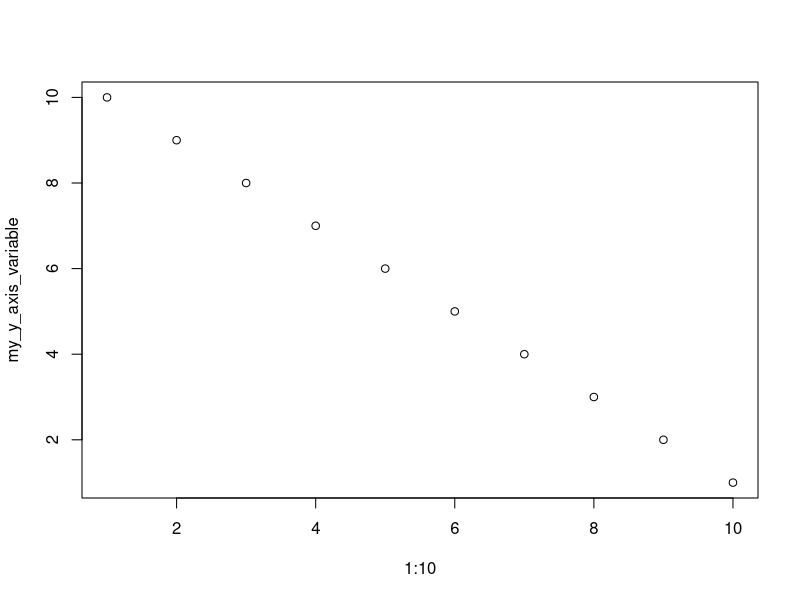
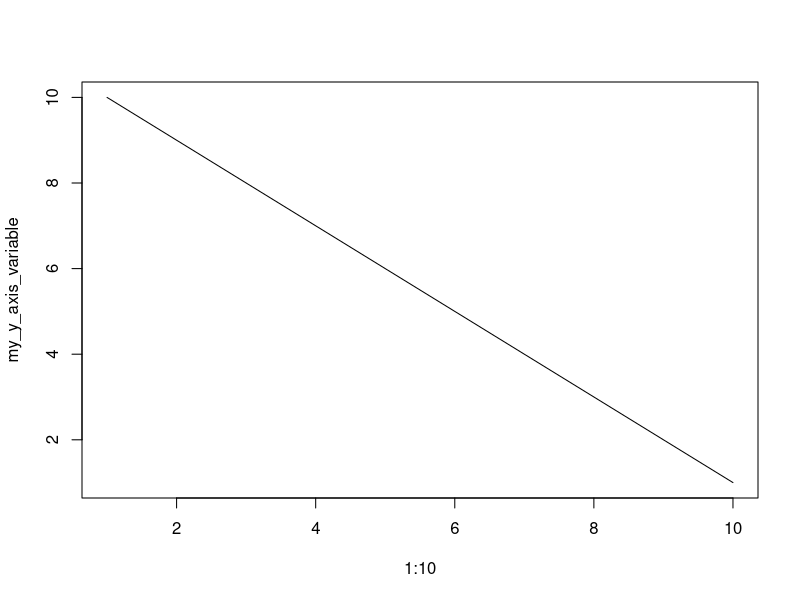
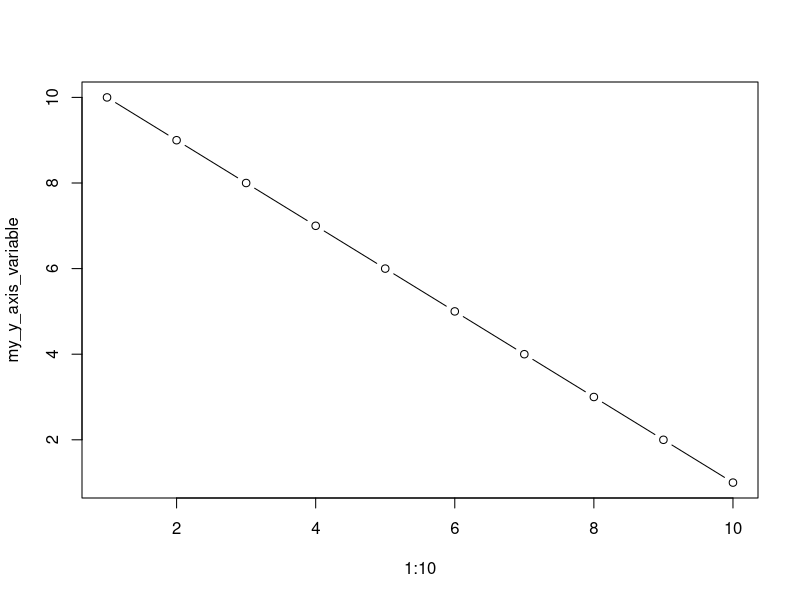
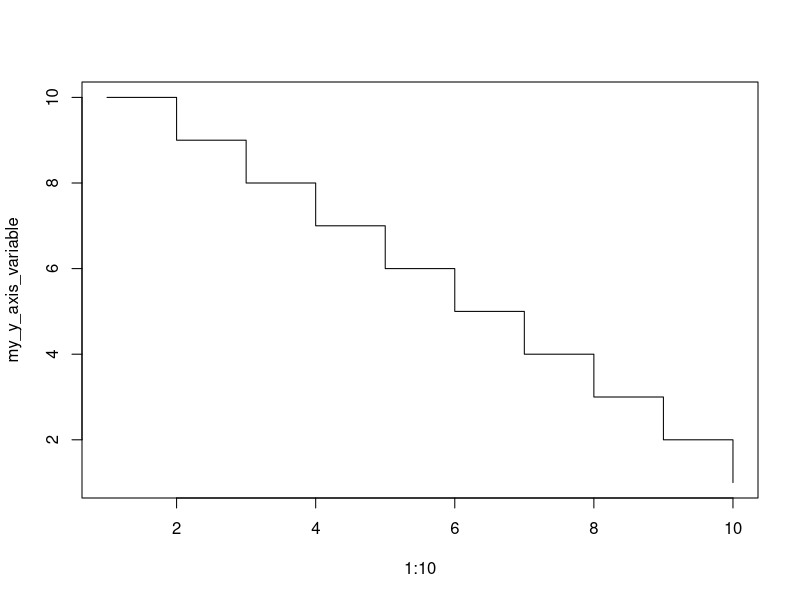
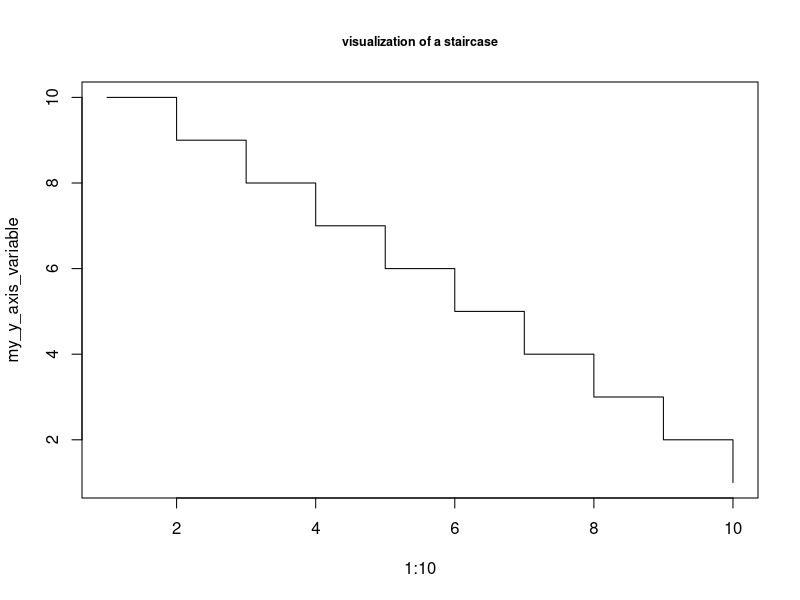
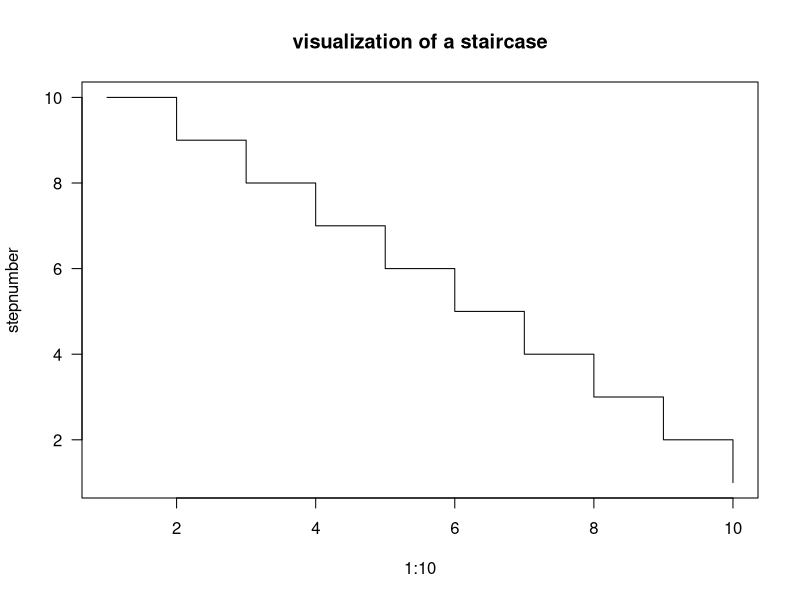
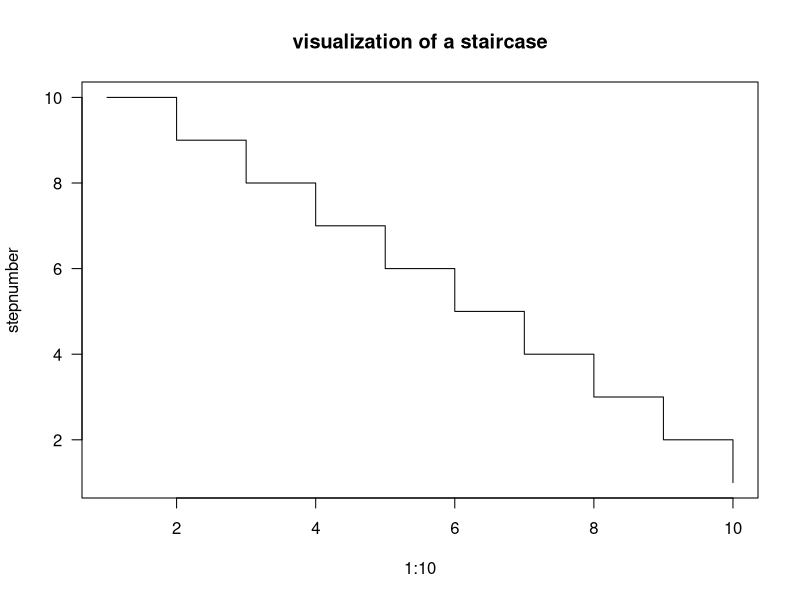
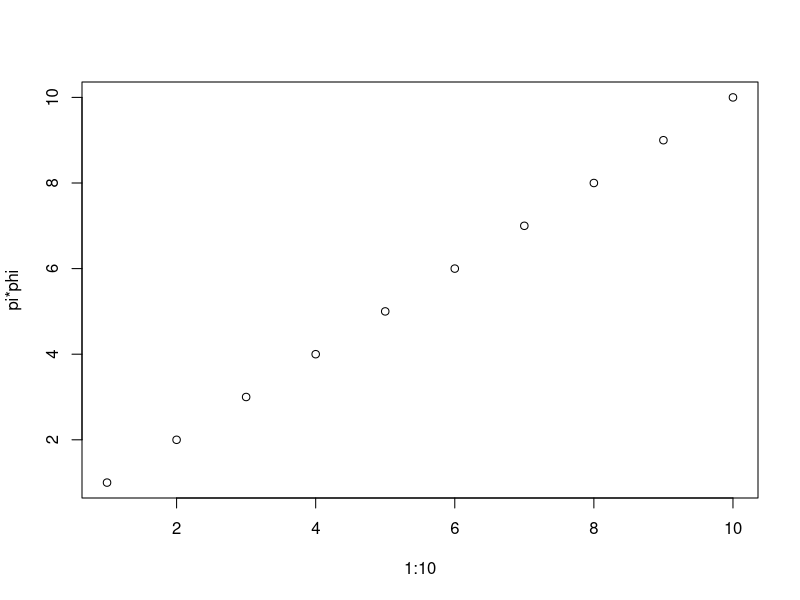

Generate these figures, in order, with R:
## ---- chunk 1
methods(plot)
knitr::opts_chunk$set(echo = TRUE, eval = FALSE, fig.show = TRUE)
## ---- chunk 2
my_y_axis_variable <- 10:1
plot(1:10, my_y_axis_variable) 

plot(1:10, my_y_axis_variable, type ='l')
plot(1:10, my_y_axis_variable, type='b')
plot(1:10, my_y_axis_variable, type='s')

plot(1:10, my_y_axis_variable, 
     type ='s', 
     main = "visualization of a staircase", cex.main = 0.75
)
plot(1:10, my_y_axis_variable, type='s', main = "visualization of a staircase", ylab = "stepnumber", las=1)
plot(1:10, my_y_axis_variable, type='s', main = "visualization of a staircase", ylab = "stepnumber", las=1)
## ---- chunk 3
plot(1:10, 1:10, ylab="pi*phi")
plot(1:10, 1:10, ylab=expression(pi*phi))
